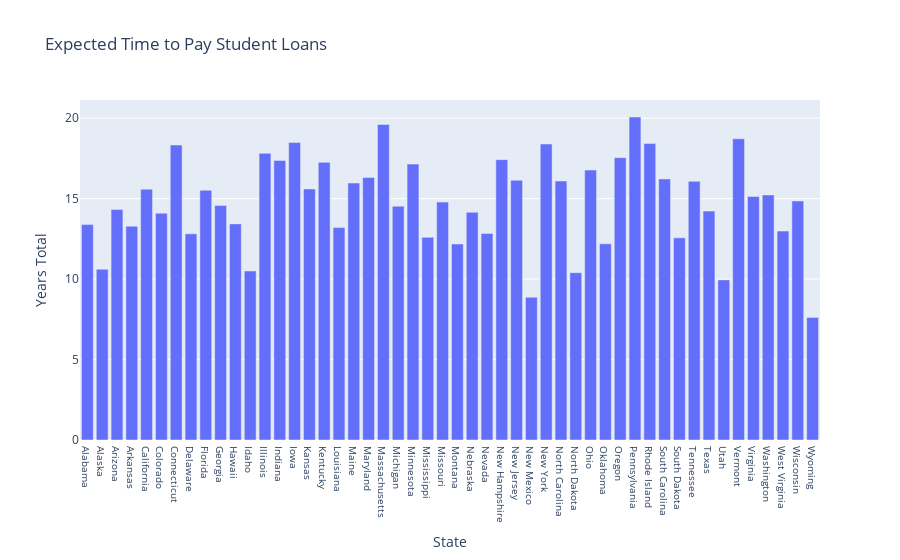

The code cell stored with this chart in its notebook:
### Markdown cell above
To estimate a state-based comparison for the return on investment, a simple model was built. To create this model, as noted above, *it is assumed that a degree program takes four years to complete and tuition prices remain constant with no external funding through scholarships or grants*. It is estimated that 20% of a student's future annual income would be allocated toward student loans [(2)](https://www.huffpost.com/entry/how-much-income-should-go-towards-repaying-student-loans_b_7462870#:~:text=1%29%20In%20General%3A%20Under%20most%20income-driven%20repayment%20plans%2C,much%20you%20should%20put%20towards%20your%20student%20debt) and from this, an expected loan repayment duration (or return on investment) is calculated. States such as New Mexico, Utah and Wyoming have the lowest expected years total at around the 8 year mark, which is a sharp contrast to Pennsylvania where it is roughly two and a half times that number, coming in just over 20 years. 

This plot shows many interesting yet, alarming things. Most people consider post-secondary education a common stepping stone after high school and they do it ultimately to support themselves and their future families, so it comes as a shock that on average the shortest time to pay off tuition is 7.6 years and the longest is 20.8 years. This simplistic model does not account for critical components such as added interest on payments, previous savings or bonuses/salary increases from employment to name a few, which would all change the duration dramatically. It does, however, demonstrate the student loan debt crisis that faces Americans, along with a indication of monetary barriers to entry for some of these schools. 

This visual gives any prospective student a reasonable idea of the average rate of return when going to schools in these states, but this does not tell the entire story. Due to variance of return on investment at schools within each individual state, a final interactive plot was created to provide an extra level of granularity.

### Code cell
tuit_salary_mean = tuit_salary.groupby(['state']).mean()

tuit_salary_mean['Yrs_Paid'] = (tuit_salary_mean['total_price']*4) / (tuit_salary_mean['early_career_pay']*0.2) 
tuit_salary_mean


fig = px.bar(tuit_salary_mean, 
             y='Yrs_Paid', 
             x=tuit_salary_mean.index,
             orientation = "v", 
             title="Expected Time to Pay Student Loans" 
            )


fig.update_xaxes(title_text='State',tickfont=dict(size=10))
fig.update_yaxes(title_text='Years Total')
fig.show()

### Figure 1 — Plotly figure (JSON) as saved in the notebook; plotly's stock layout.template omitted (floating-point values rounded to 4 significant figures)
{"data": [{"alignmentgroup": "True", "hovertemplate": "state=%{x}<br>Yrs_Paid=%{y}<extra></extra>", "legendgroup": "", "marker": {"color": "#636efa", "pattern": {"shape": ""}}, "name": "", "offsetgroup": "", "orientation": "v", "showlegend": false, "textposition": "auto", "type": "bar", "x": ["Alabama", "Alaska", "Arizona", "Arkansas", "California", "Colorado", "Connecticut", "Delaware", "Florida", "Georgia", "Hawaii", "Idaho", "Illinois", "Indiana", "Iowa", "Kansas", "Kentucky", "Louisiana", "Maine", "Maryland", "Massachusetts", "Michigan", "Minnesota", "Mississippi", "Missouri", "Montana", "Nebraska", "Nevada", "New Hampshire", "New Jersey", "New Mexico", "New York", "North Carolina", "North Dakota", "Ohio", "Oklahoma", "Oregon", "Pennsylvania", "Rhode Island", "South Carolina", "South Dakota", "Tennessee", "Texas", "Utah", "Vermont", "Virginia", "Washington", "West Virginia", "Wisconsin", "Wyoming"], "xaxis": "x", "y": [13.39, 10.61, 14.32, 13.28, 15.59, 14.09, 18.33, 12.81, 15.52, 14.57, 13.43, 10.5, 17.81, 17.37, 18.49, 15.6, 17.25, 13.2, 15.97, 16.32, 19.61, 14.53, 17.14, 12.6, 14.79, 12.18, 14.15, 12.83, 17.42, 16.14, 8.869, 18.39, 16.09, 10.4, 16.77, 12.19, 17.55, 20.07, 18.42, 16.22, 12.56, 16.07, 14.22, 9.95, 18.72, 15.13, 15.23, 12.98, 14.85, 7.618], "yaxis": "y"}], "layout": {"barmode": "relative", "legend": {"tracegroupgap": 0}, "title": {"text": "Expected Time to Pay Student Loans"}, "xaxis": {"anchor": "y", "domain": [0, 1], "tickfont": {"size": 10}, "title": {"text": "State"}}, "yaxis": {"anchor": "x", "domain": [0, 1], "title": {"text": "Years Total"}}}}
